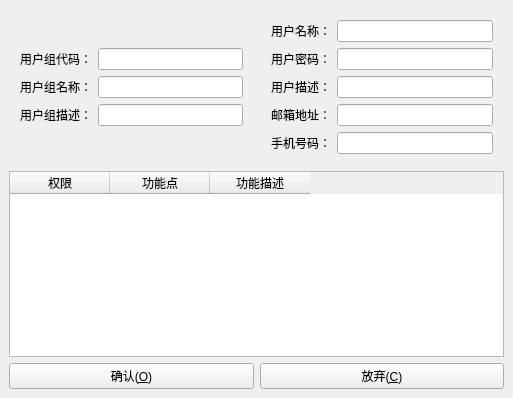
<?xml version="1.0" encoding="UTF-8"?>
<ui version="4.0">
 <class>CAuthWidget</class>
 <widget class="QWidget" name="CAuthWidget">
  <property name="geometry">
   <rect>
    <x>0</x>
    <y>0</y>
    <width>513</width>
    <height>398</height>
   </rect>
  </property>
  <property name="windowTitle">
   <string>CAuthWidget</string>
  </property>
  <layout class="QGridLayout" name="gridLayout_3">
   <property name="margin">
    <number>9</number>
   </property>
   <item row="0" column="0" colspan="2">
    <layout class="QHBoxLayout" name="horizontalLayout_9">
     <item>
      <widget class="QWidget" name="widget_grp" native="true">
       <layout class="QGridLayout" name="gridLayout">
        <item row="0" column="0">
         <layout class="QVBoxLayout" name="verticalLayout">
          <item>
           <layout class="QHBoxLayout" name="horizontalLayout">
            <item>
             <widget class="QLabel" name="label">
              <property name="text">
               <string>用户组代码：</string>
              </property>
             </widget>
            </item>
            <item>
             <widget class="QLineEdit" name="lineEdit_grp_code"/>
            </item>
           </layout>
          </item>
          <item>
           <layout class="QHBoxLayout" name="horizontalLayout_2">
            <item>
             <widget class="QLabel" name="label_2">
              <property name="text">
               <string>用户组名称：</string>
              </property>
             </widget>
            </item>
            <item>
             <widget class="QLineEdit" name="lineEdit_grp_name"/>
            </item>
           </layout>
          </item>
          <item>
           <layout class="QHBoxLayout" name="horizontalLayout_3">
            <item>
             <widget class="QLabel" name="label_3">
              <property name="text">
               <string>用户组描述：</string>
              </property>
             </widget>
            </item>
            <item>
             <widget class="QLineEdit" name="lineEdit_grp_desc"/>
            </item>
           </layout>
          </item>
         </layout>
        </item>
       </layout>
      </widget>
     </item>
     <item>
      <widget class="QWidget" name="widget_user" native="true">
       <layout class="QGridLayout" name="gridLayout_2">
        <item row="0" column="0">
         <layout class="QVBoxLayout" name="verticalLayout_2">
          <item>
           <layout class="QHBoxLayout" name="horizontalLayout_4">
            <item>
             <widget class="QLabel" name="label_4">
              <property name="text">
               <string>用户名称：</string>
              </property>
             </widget>
            </item>
            <item>
             <widget class="QLineEdit" name="lineEdit_user_name"/>
            </item>
           </layout>
          </item>
          <item>
           <layout class="QHBoxLayout" name="horizontalLayout_5">
            <item>
             <widget class="QLabel" name="label_5">
              <property name="text">
               <string>用户密码：</string>
              </property>
             </widget>
            </item>
            <item>
             <widget class="QLineEdit" name="lineEdit_user_password"/>
            </item>
           </layout>
          </item>
          <item>
           <layout class="QHBoxLayout" name="horizontalLayout_6">
            <item>
             <widget class="QLabel" name="label_6">
              <property name="text">
               <string>用户描述：</string>
              </property>
             </widget>
            </item>
            <item>
             <widget class="QLineEdit" name="lineEdit_user_desc"/>
            </item>
           </layout>
          </item>
          <item>
           <layout class="QHBoxLayout" name="horizontalLayout_7">
            <item>
             <widget class="QLabel" name="label_7">
              <property name="text">
               <string>邮箱地址：</string>
              </property>
             </widget>
            </item>
            <item>
             <widget class="QLineEdit" name="lineEdit_user_email"/>
            </item>
           </layout>
          </item>
          <item>
           <layout class="QHBoxLayout" name="horizontalLayout_8">
            <item>
             <widget class="QLabel" name="label_8">
              <property name="text">
               <string>手机号码：</string>
              </property>
             </widget>
            </item>
            <item>
             <widget class="QLineEdit" name="lineEdit_user_mobile"/>
            </item>
           </layout>
          </item>
         </layout>
        </item>
       </layout>
      </widget>
     </item>
    </layout>
   </item>
   <item row="1" column="0" colspan="2">
    <widget class="QTableWidget" name="tableWidgetAuth">
     <column>
      <property name="text">
       <string>权限</string>
      </property>
     </column>
     <column>
      <property name="text">
       <string>功能点</string>
      </property>
     </column>
     <column>
      <property name="text">
       <string>功能描述</string>
      </property>
     </column>
    </widget>
   </item>
   <item row="2" column="0">
    <widget class="QPushButton" name="btnOk">
     <property name="text">
      <string>确认(&amp;O)</string>
     </property>
     <property name="icon">
      <iconset resource="skgui.qrc">
       <normaloff>:/images/ok</normaloff>:/images/ok</iconset>
     </property>
    </widget>
   </item>
   <item row="2" column="1">
    <widget class="QPushButton" name="btnCancel">
     <property name="text">
      <string>放弃(&amp;C)</string>
     </property>
     <property name="icon">
      <iconset resource="skgui.qrc">
       <normaloff>:/images/cancel</normaloff>:/images/cancel</iconset>
     </property>
    </widget>
   </item>
  </layout>
 </widget>
 <layoutdefault spacing="6" margin="11"/>
 <resources>
  <include location="skgui.qrc"/>
 </resources>
 <connections/>
</ui>
